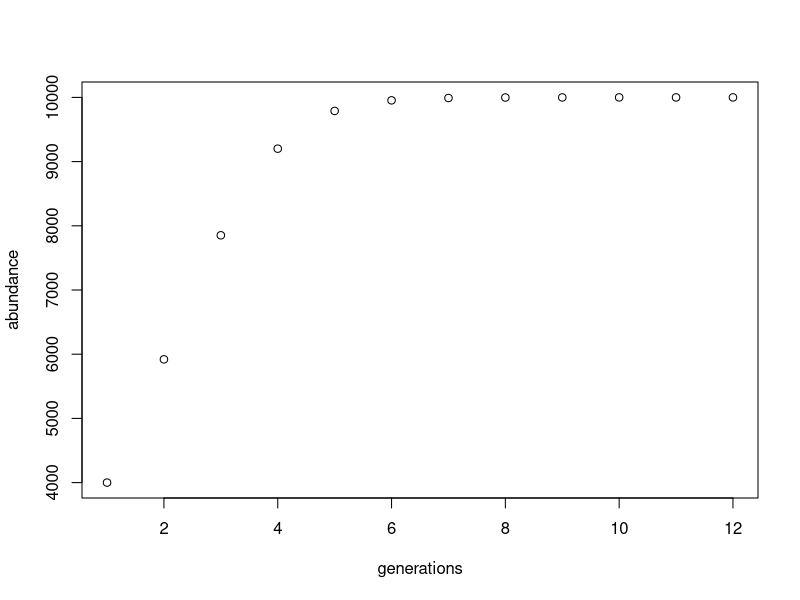

Here is the R script that generated this plot:
## ---- chunk 1
knitr::opts_chunk$set(echo = TRUE)
## ---- chunk 2
#function
logisticGrowthModel <- function(r, K, population, generations) {
  abundance <- rep(population, length(generations))
  for (i in generations) {
    population <- population +  r * population * ((K - population)/K)
    abundance[i] <- population
  }
  plot(generations, abundance)
  myResults <- cbind(generations, abundance)
  setwd("/Users/deannagallegospayne/CompBio/CompBioLabsAndHomework/Labs/Lab08")
  write.csv(x = myResults, file = "Lab08.csv")
  return(abundance)
}
## ---- chunk 3
#try function
logisticGrowthModel(.8, 10000, 2500, seq(1:12))
